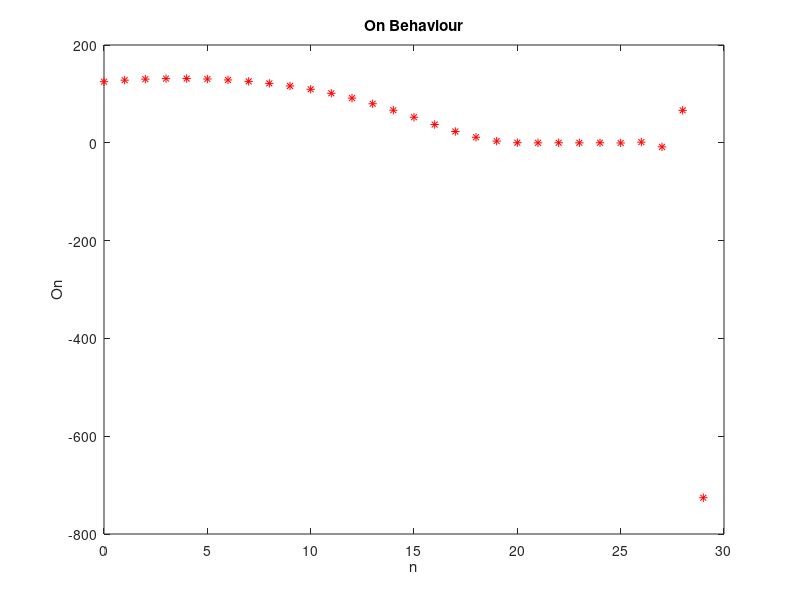
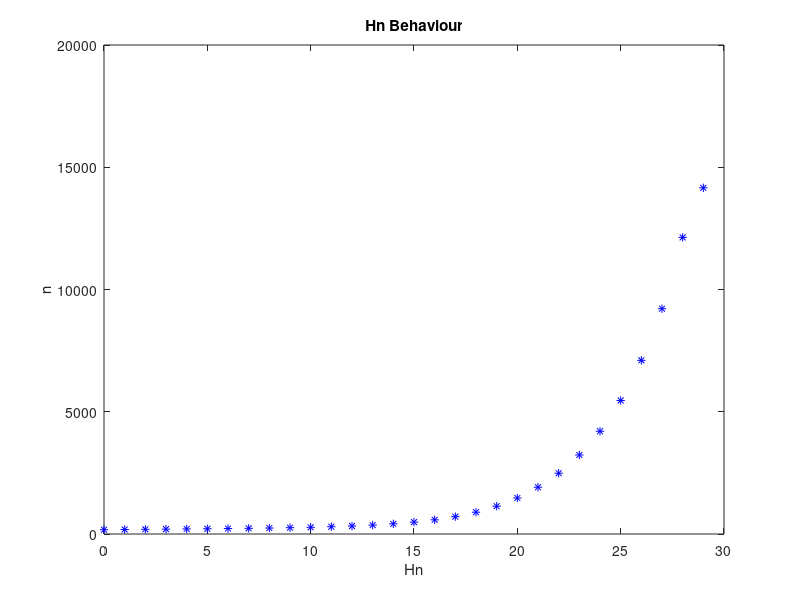
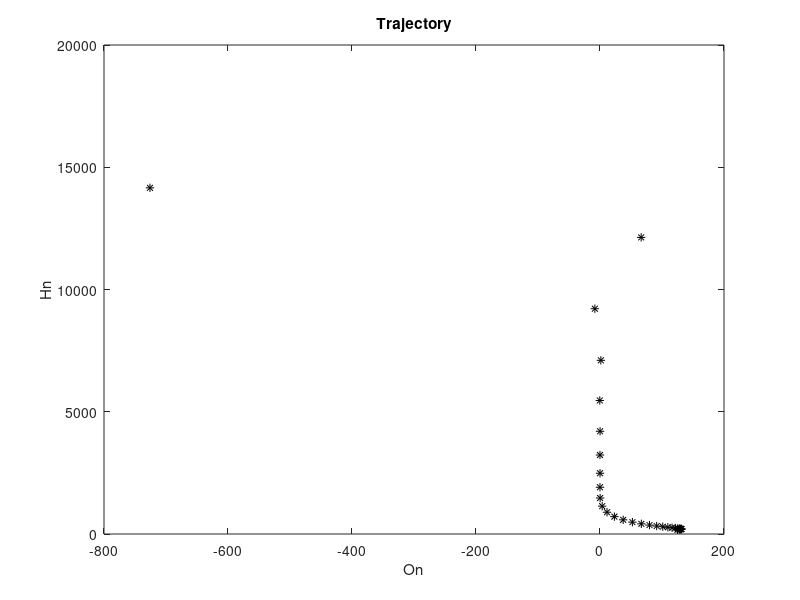

Reproduce these figures in MATLAB, in order.
# Command to Clear Command History
history -c

# Command to Clear Workspace with all Variables and Loaded Packages
clear all

# Command to Clear Command Window
clc

On = zeros(1, 30); # 29 Predictions + 1 Initial Value
Hn = zeros(1, 30); # 29 Predictions + 1 Initial Value

On(1) = 125;
Hn(1) = 175;

k1 = 0.2;
k2 = 0.3;
k3 = 0.001;
k4 = 0.002;

for i=1:29
  On(i+1) = (1+k1)*On(i) - k3*On(i)*Hn(i);
  Hn(i+1) = (1+k2)*Hn(i) - k4*On(i)*Hn(i);
endfor
On;
Hn;

n = [0:29];

figure(1)
plot(n, On, '*r')
title('On Behaviour')
xlabel('n')
ylabel('On')

figure(2)
plot(n, Hn, '*b')
title('Hn Behaviour')
xlabel('Hn')
ylabel('n')

figure(3)
plot(On, Hn, '*k')
title('Trajectory')
xlabel('On')
ylabel('Hn')
